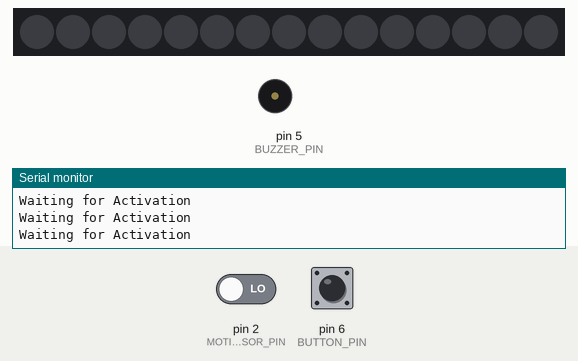
Recording of a sketch running on a simulated Arduino Uno, built with avr-gcc and run on an emulated ATmega328P. On the bench: 15 RGB LEDs in strip order, left to right, buzzer (waves = sounding), the last lines printed to the serial monitor. The test bench sets the inputs (shaded band); at power-on: pin 6 (BUTTON_PIN) LOW, pin 2 (MOTION_SENSOR_PIN) LOW.

Above: at 1.2 s.
1.3 s: pin 6 (BUTTON_PIN) pulled HIGH for 3.2 s
At 3.8 s:
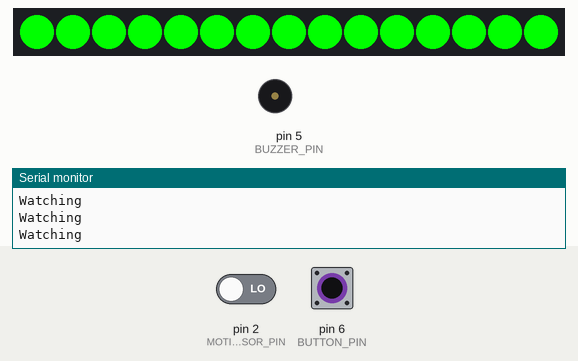
6.0 s: pin 6 (BUTTON_PIN) pulsed HIGH 5 times (0.12 s each, 0.3 s apart)
10.5 s: pin 2 (MOTION_SENSOR_PIN) driven HIGH
At 11.1 s:
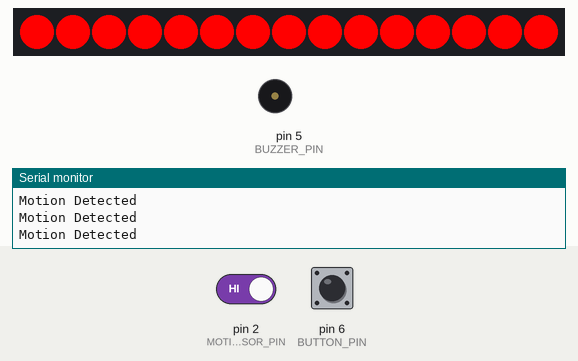
13.5 s: pin 6 (BUTTON_PIN) pulled HIGH for 0.15 s
At 14.7 s:
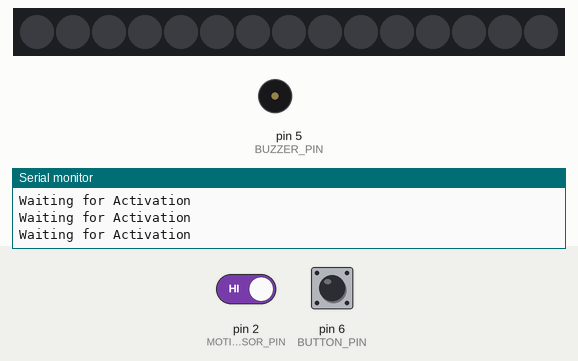
16.6 s: pin 6 (BUTTON_PIN) pulled HIGH for 1 s
At 17.1 s:
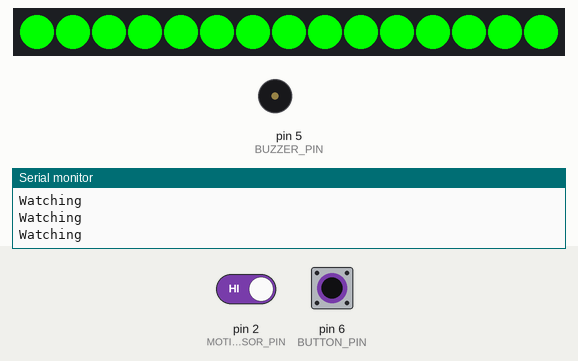
20.6 s: pin 6 (BUTTON_PIN) pulsed HIGH 5 times (0.12 s each, 0.3 s apart)
Timing chart, 0 to 23.6 s (numbered marks = the images above; inputs shaded):
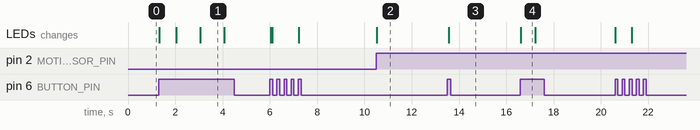

The sketch:

AlarmSystem.ino
```cpp
#include <Adafruit_NeoPixel.h>

// What pin the LED strip is plugged into
#define LED_PIN    3
// How many NeoPixels are attached to the Arduino?
#define LED_COUNT 15
// Declare our NeoPixel strip object:
Adafruit_NeoPixel strip(LED_COUNT, LED_PIN, NEO_GRB + NEO_KHZ800);

// State management enum
enum State{
  alarming,
  armed,
  disarmed
 };

State alarmState;

// The place on the board we plugged in the motion sensor
int MOTION_SENSOR_PIN = 2;
//The function that is callled when motion is detected
void motionDetected();

// The Buzzer is plugged into D5 Already, so we will use that
int BUZZER_PIN = 5;
// The frequency for the buzzer to buzz at in Hz
int buzzerFrequency = 33;
// The buzzer function
void buzzBuzzer();

// The arm/disarm button pin
int BUTTON_PIN = 6;
// the function to check the status of the button and
void updateButtonStatus();

// Millis trackers
unsigned long prevMillis = 0;
unsigned long currentMillis;

// Locks out the button press
int LOCKOUT_FLAG = 0;
int LOCKOUT_INTERVAL = 1000;


void setup() {
    // INITIALIZE NeoPixel strip object (REQUIRED)
    strip.begin();
    // Turn OFF all pixels ASAP
    strip.show();

    // Set the button to be an input for arming and disarming the alarm
    pinMode(BUTTON_PIN, INPUT);

    // Set the motion sensor that we plugged into `MOTION_SENSOR_PIN` to be an input
    pinMode(MOTION_SENSOR_PIN, INPUT);
    // Add an event trigger for the motion detector
    attachInterrupt(digitalPinToInterrupt(MOTION_SENSOR_PIN), motionDetected, HIGH);

    // Set the buzzer to an output using the pin `BUZZER_PIN`
    pinMode(BUZZER_PIN, OUTPUT);

    // Start with the alarm disarmed
    alarmState = disarmed;

    // Begin sending and recieving to/from the computer
    Serial.begin(9600);
}

void loop() {
    // Note, for simplicity state, nothing is locking out the state changes in the middle of another intterrupt.

    // Refresh the status of the button
    updateButtonStatus();

    // Handle all the states of the alarm system
    switch(alarmState)
    {
       // IF the alarm is supposed to be going off, do the actions that an alarm system would do when going off
      case alarming:
        Serial.println("Motion Detected");
        buzzBuzzer();

        // Turn the strip Red
        strip.fill(strip.Color(255, 0, 0));
        strip.show();
        break;
      case armed:
        // We don't really care if we haven't seen anything as that's what we expect but we should indicate that we are armed by blinking
        Serial.println("Watching");
        // Turn the strip green
        strip.fill(strip.Color(0, 255, 0));
        strip.show();
        break;
      case disarmed:
        // We probably don't have to do anything to indicate that the system is off other than show nothing
        Serial.println("Waiting for Activation");
        strip.fill();
        strip.show();
        break;
    }
}

void buzzBuzzer()
{
  // Buzz the buzzer for 10ms at `buzzerFrequency` then reset the tone function using a 1ms buzz at 1+`buzzerFrequency`. This could also be done using `noTone(buzzerFrequency)` but we will stick with this method as it sounds nicer.
  tone(BUZZER_PIN, buzzerFrequency, 1000);
  tone(BUZZER_PIN, buzzerFrequency + 1, 1);
}

void motionDetected()
{
    // if the alarm was armed when motion was detected, change from armed to alarming
    if(alarmState == armed)
    {
      alarmState = alarming;
    }
}

void updateButtonStatus()
{
  // update the current millis
  currentMillis = millis();

  // Lockout the buttons if the lockout interval hasnt passed
  if (currentMillis - prevMillis >= LOCKOUT_INTERVAL)
  {
    prevMillis = currentMillis;
    LOCKOUT_FLAG = 0;
  }


  // If the button is pressed, and we havent locked it out
  if(digitalRead(BUTTON_PIN)==1 && LOCKOUT_FLAG == 0)
  {
    // Lockout further inputs
    LOCKOUT_FLAG = 1;
    // if in a state that is considered "active", transition to disarmed and if disarmed transition to armed
    switch(alarmState){
      case disarmed:
        alarmState = armed;
        break;
     case armed:
     case alarming:
        alarmState = disarmed;
        break;
    }
  }
}
```

Measured:
- after the input at 1.3 s, the LEDs: change at once (image 1)
- after the input at 10.5 s, the LEDs: change at once (image 2)
- after the input at 13.5 s, the LEDs: change after 0.06 s (image 3)
- after the input at 16.6 s, the LEDs: change at once (image 4)
- what the display in image 1 shows lasts 1.1 s, from 3.0 s to 4.1 s
- what the display in image 4 shows lasts 0.6 s, from 16.6 s to 17.2 s
